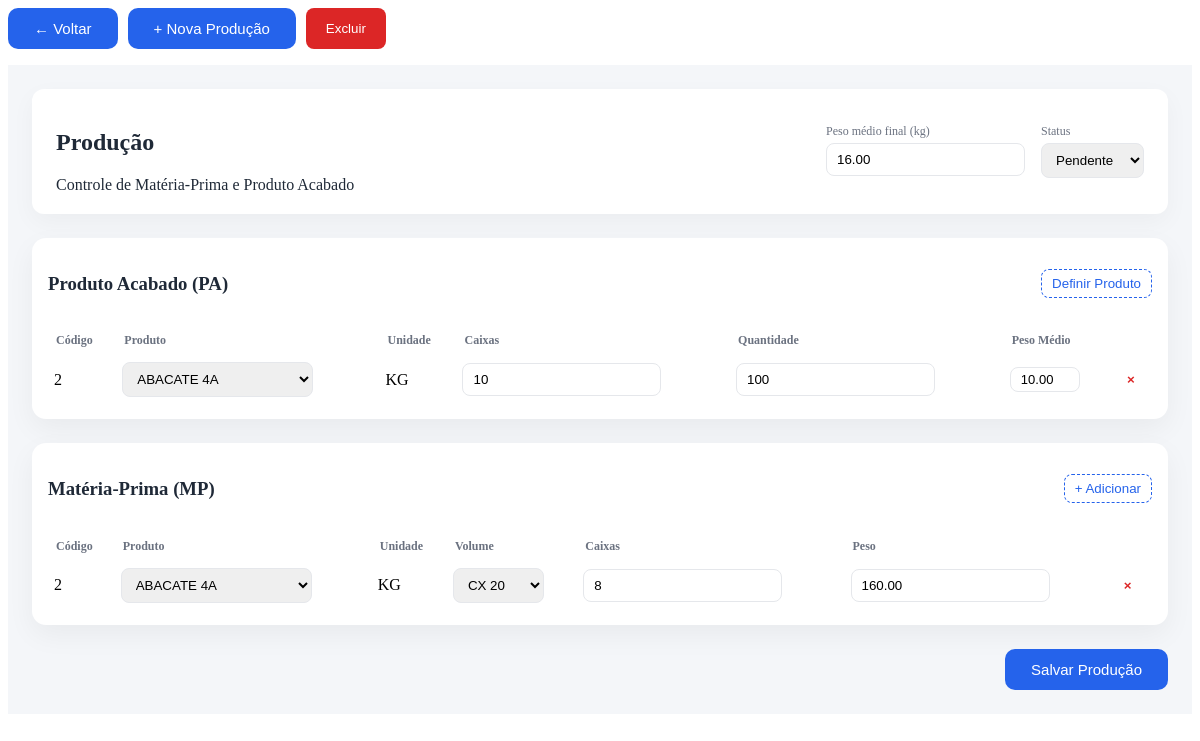
/pages/producao/central_producao_content.php?producao_pa_id=12, run on the app's committed database.
### tables this page shows
CREATE TABLE `producao_pa` (
  `producao_pa_id` int(11) NOT NULL,
  `produto_id` int(11) NOT NULL,
  `quantidade_caixa` int(11) NOT NULL,
  `quantidade` float NOT NULL,
  `peso_medio` float NOT NULL,
  `media_final` float NOT NULL,
  `status` varchar(255) NOT NULL
);

CREATE TABLE `produtos` (
  `produto_id` int(11) NOT NULL,
  `descricao` varchar(255) NOT NULL,
  `sku` varchar(50) DEFAULT NULL,
  `codigo_barras` varchar(50) DEFAULT NULL,
  `unidade` varchar(50) NOT NULL,
  `marca` varchar(100) DEFAULT NULL,
  `modelo` varchar(100) DEFAULT NULL,
  `comprador` varchar(255) DEFAULT NULL,
  `conferente` varchar(255) DEFAULT NULL,
  `observacoes` text DEFAULT NULL,
  `categoria_id` int(11) DEFAULT NULL,
  `preco_custo` decimal(10,2) DEFAULT NULL,
  `preco_venda` decimal(10,2) DEFAULT NULL,
  `controla_estoque` tinyint(1) DEFAULT 1,
  `estoque_minimo` decimal(10,2) DEFAULT 0.00,
  `estoque_maximo` decimal(10,2) DEFAULT NULL,
  `localizacao` varchar(100) DEFAULT NULL,
  `ativo` tinyint(1) NOT NULL,
  `data_criacao` datetime DEFAULT current_timestamp(),
  `usuario_criacao` int(11) DEFAULT NULL,
  `usuario_atualizacao` int(11) DEFAULT NULL,
  `data_atualizacao` datetime DEFAULT current_timestamp() ON UPDATE current_timestamp()
);

CREATE TABLE `producao_mp` (
  `producao_mp_id` int(11) NOT NULL,
  `producao_pa_id` int(11) NOT NULL,
  `produto_id` int(11) NOT NULL,
  `volume_id` int(11) NOT NULL,
  `quantidade_caixa` int(11) NOT NULL,
  `peso_liquido` float NOT NULL
);

CREATE TABLE `volumes` (
  `volume_id` int(11) NOT NULL,
  `volume` varchar(10) DEFAULT NULL,
  `tipo` varchar(3) DEFAULT NULL,
  `quantidade` float DEFAULT NULL
);

### pages/producao/central_producao_content.php (the view, shortened to what this page needs)
<?php
require_once $_SERVER['DOCUMENT_ROOT'] . '/lemyx/config/database.php';
$producaoId = $_GET['producao_pa_id'] ?? null;
$producao = null;
$pa_salvo = [];
$mp_salvos = [];
if ($producaoId) {
    $stmt = $pdo->prepare("
    SELECT media_final, status
    FROM producao_pa
    WHERE producao_pa_id = ?
    ");
    $stmt->execute([$producaoId]);
    $producao = $stmt->fetch(PDO::FETCH_ASSOC);
    $stmt = $pdo->prepare("
        SELECT
            pa.produto_id,
            pa.quantidade_caixa,
            pa.quantidade,
            pa.peso_medio,
            pr.descricao,
            pr.unidade
        FROM producao_pa pa
        JOIN produtos pr ON pr.produto_id = pa.produto_id
        WHERE pa.producao_pa_id = ?
    ");
    $stmt->execute([$producaoId]);
    $pa_salvo = $stmt->fetchAll(PDO::FETCH_ASSOC);
    $stmt = $pdo->prepare("
        SELECT
            mp.produto_id,
            mp.volume_id,
            mp.quantidade_caixa,
            pr.descricao,
            pr.unidade,
            v.quantidade AS volume_quantidade
        FROM producao_mp mp
        JOIN produtos pr ON pr.produto_id = mp.produto_id
        JOIN volumes v ON v.volume_id = mp.volume_id
        WHERE mp.producao_pa_id = ?
    ");
    $stmt->execute([$producaoId]);
    $mp_salvos = $stmt->fetchAll(PDO::FETCH_ASSOC);
}
$produtos = $pdo->query("
    SELECT produto_id, descricao, unidade
    FROM produtos
    ORDER BY descricao
")->fetchAll(PDO::FETCH_ASSOC);
$volumes = $pdo->query("
    SELECT
        volume_id,
        quantidade,
        volume AS descricao
    FROM volumes
    ORDER BY volume
")->fetchAll(PDO::FETCH_ASSOC);
?>
<div style="display:flex; gap:10px; margin-bottom:16px;">
    <button class="btn-primary btn-VoltarProducao">
        ← Voltar
    </button>
    <?php if ($producaoId): ?>
        <button class="btn-primary" onclick="novaProducao()">+ Nova Produção</button>
        <button class="btn-danger" onclick="excluirProducao(<?= (int) $producaoId ?>)">Excluir</button>
    <?php endif; ?>
</div>
<div class="producao-wrapper">
    <div class="producao-header-card">
        <div>
            <h2>Produção</h2>
            <span>Controle de Matéria-Prima e Produto Acabado</span>
        </div>
        <div class="header-fields">
            <div class="field">
                <label>Peso médio final (kg)</label>
                <input type="number" step="0.01" id="media_final" value="<?= $producao['media_final'] ?? '' ?>">
            </div>
            <div class="field">
                <label>Status</label>
                <select id="status">
                    <option value="PENDENTE" <?= ($producao['status'] ?? '') === 'PENDENTE' ? 'selected' : '' ?>>Pendente
                    </option>
                </select>
            </div>
        </div>
    </div>
    <div class="grid">
        <div class="card pa">
            <div class="card-header">
                <h3>Produto Acabado (PA)</h3>
                <button type="button" onclick="addPA()">Definir Produto</button>
            </div>
            <div class="table-responsive" style="max-height: 60vh; overflow-y: auto;">
                <table id="tabela-pa">
                    <thead  style="position: sticky; top: 0; z-index: 2;">
                        <tr>
                            <th>Código</th>
                            <th>Produto</th>
                            <th>Unidade</th>
                            <th>Caixas</th>
                            <th>Quantidade</th>
                            <th>Peso Médio</th>
                            <th></th>
                        </tr>
                    </thead>
                    <tbody>
                        <?php if (!empty($pa_salvo)): ?>
                            <?php foreach ($pa_salvo as $pa): ?>
                                <tr>
                                    <td class="produto-codigo"><?= $pa['produto_id'] ?></td>
                                    <td>
                                        <select onchange="preencherProduto(this)">
                                            <?php foreach ($produtos as $p): ?>
                                                <option value="<?= $p['produto_id'] ?>" data-unidade="<?= $p['unidade'] ?>"
                                                    <?= $p['produto_id'] == $pa['produto_id'] ? 'selected' : '' ?>>
                                                    <?= $p['descricao'] ?>
                                                </option>
                                            <?php endforeach; ?>
                                        </select>
                                    </td>
                                    <td class="produto-unidade"><?= $pa['unidade'] ?></td>
                                    <td><input type="number" class="caixas-pa" value="<?= $pa['quantidade_caixa'] ?>"></td>
                                    <td><input type="number" class="quantidade-pa" step="0.01" value="<?= $pa['quantidade'] ?>">
                                    </td>
                                    <td class="peso-medio-td">
                                        <?php if (strtolower($pa['unidade']) === 'kg'): ?>
                                            <input type="number" class="peso-medio-pa" readonly value="<?= $pa['peso_medio'] ?>">
                                        <?php endif; ?>
                                    </td>
                                    <td><button onclick="this.closest('tr').remove(); atualizarMediaFinal();">×</button></td>
                                </tr>
                            <?php endforeach; ?>
                        <?php endif; ?>
                    </tbody>
                </table>
            </div>
        </div>
        <div class="card mp">
            <div class="card-header">
                <h3>Matéria-Prima (MP)</h3>
                <button type="button" onclick="addMP()">+ Adicionar</button>
            </div>
            <div class="table-responsive" style="max-height: 60vh; overflow-y: auto;">
                <table id="tabela-mp">
                    <thead  style="position: sticky; top: 0; z-index: 2;">
                        <tr>
                            <th>Código</th>
                            <th>Produto</th>
                            <th>Unidade</th>
                            <th>Volume</th>
                            <th>Caixas</th>
                            <th>Peso</th>
                            <th></th>
                        </tr>
                    </thead>
                    <tbody>
                        <?php foreach ($mp_salvos as $mp): ?>
                            <tr>
                                <td class="produto-codigo">
                                    <?= $mp['produto_id'] ?>
                                </td>
                                <td>
                                    <select onchange="preencherProduto(this)">
                                        <?php foreach ($produtos as $p): ?>
                                            <option value="<?= $p['produto_id'] ?>" data-unidade="<?= $p['unidade'] ?>"
                                                <?= $p['produto_id'] == $mp['produto_id'] ? 'selected' : '' ?>>
                                                <?= $p['descricao'] ?>
                                            </option>
                                        <?php endforeach; ?>
                                    </select>
                                </td>
                                <td class="produto-unidade">
                                    <?= $mp['unidade'] ?>
                                </td>
                                <td>
                                    <select data-volume onchange="calcularPesoMP(this.closest('tr'))">
                                        <?php foreach ($volumes as $v): ?>
                                            <option value="<?= $v['volume_id'] ?>" data-quantidade="<?= $v['quantidade'] ?>"
                                                <?= $v['volume_id'] == $mp['volume_id'] ? 'selected' : '' ?>>
                                                <?= $v['descricao'] ?>
                                            </option>
                                        <?php endforeach; ?>
                                    </select>
                                </td>
                                <td><input type="number" class="caixas" value="<?= $mp['quantidade_caixa'] ?>"
                                        oninput="calcularPesoMP(this.closest('tr'))"></td>
                                <td><input type="number" class="peso" readonly
                                        value="<?= number_format($mp['volume_quantidade'] * $mp['quantidade_caixa'], 2, '.', '') ?>">
                                </td>
                                <td><button onclick="this.closest('tr').remove(); atualizarMediaFinal();">×</button></td>
                            </tr>
                        <?php endforeach; ?>
                    </tbody>
                </table>
            </div>
        </div>
        <div class="footer-actions">
            <button class="btn-primary" onclick="salvarProducao()">Salvar Produção</button>
        </div>
    </div>
</div>

### pages/producao/central_producao_content.php (style rules this page uses)
.producao-wrapper { padding: 24px; background: var(--bg); color: var(--text); }
.producao-header-card { background: var(--card); border-radius: 12px; padding: 20px 24px; display: flex; justify-content: space-between; align-items: center; box-shadow: 0 8px 24px rgba(0, 0, 0, .04); margin-bottom: 24px; }
.header-fields { display: flex; gap: 16px; }
.field { display: flex; flex-direction: column; }
.field label { font-size: 12px; color: var(--muted); margin-bottom: 4px; }
input, select { padding: 8px 10px; border-radius: 8px; border: 1px solid var(--border); }
.grid { display: flex; flex-direction: column; gap: 24px; }
.card { background: var(--card); border-radius: 14px; padding: 16px; box-shadow: 0 10px 28px rgba(0, 0, 0, .05); }
.card-header { display: flex; justify-content: space-between; align-items: center; margin-bottom: 12px; }
.card-header button { background: transparent; border: 1px dashed var(--primary); color: var(--primary); padding: 6px 10px; border-radius: 8px; cursor: pointer; }
table { width: 100%; border-collapse: collapse; }
th { font-size: 12px; color: var(--muted); text-align: left; padding: 8px; }
td { padding: 6px; }
td button { background: none; border: none; color: #dc2626; font-weight: bold; cursor: pointer; }
.footer-actions { display: flex; justify-content: flex-end; }
.btn-primary { background: var(--primary); color: #fff; border: none; padding: 12px 26px; font-size: 15px; border-radius: 10px; cursor: pointer; }
.peso-medio-td input.peso-medio-pa { width: 70px; padding: 4px 6px; font-size: 13px; text-align: center; }
#tabela-pa td, #tabela-pa th { vertical-align: middle; }
#tabela-pa td:last-child { width: 30px; text-align: center; }
.btn-danger { background: #dc2626; color: #fff; border: none; padding: 10px 20px; border-radius: 8px; cursor: pointer; }

### data on the page
producao_pa: media_final "16.00", status "Pendente", produto "2", produto.descricao "ABACATE 4A", produto.unidade "KG", quantidade_caixa "10", quantidade "100", peso_medio "10.00"
producao_mp: produto "2", produto.descricao "ABACATE 4A", produto.unidade "KG", volume.volume "CX 20", quantidade_caixa "8", volume+quantidade_caixa "160.00"
